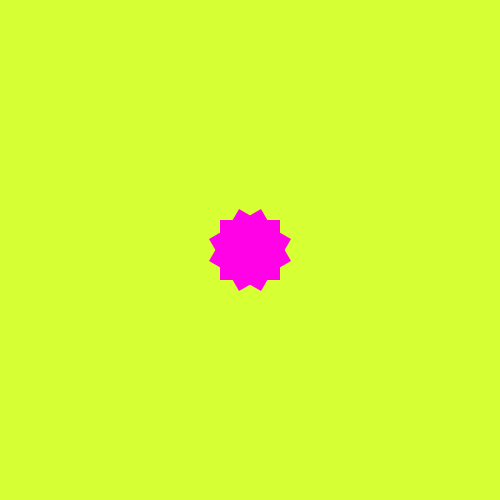
Frame 1 (no input)
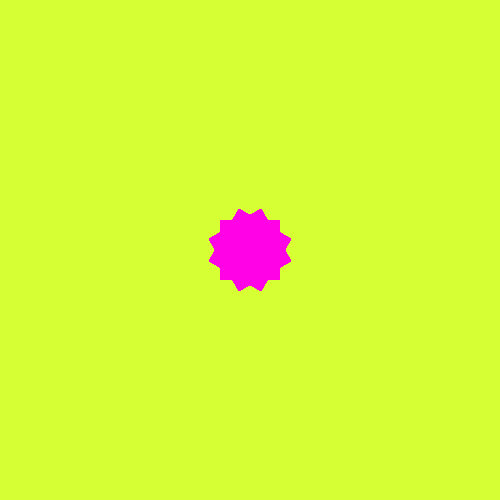
Frame 60 (the mouse pressed at the canvas centre just before this capture)
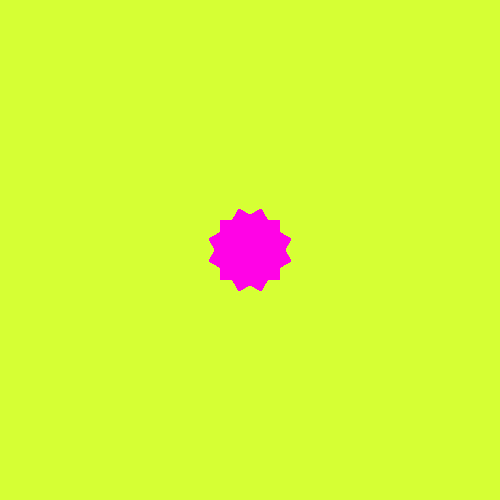
Frame 120 (the mouse held since frame 60 and released just before this capture)

The Processing sketch that drew these frames (run headless with seeded random() and noise(); from frame 60 on, the mouse is pressed at the canvas centre):

// Processing sketch: processing_85056
// ── processing_85056.pde

void setup()
{
size(500,500);
background(214,255,52);
smooth(); 
}

void draw()

{
translate(width/2, height/2);
for (int i=0;i<360;i+=30){
rotate(radians(30)); 
noStroke();
fill(255,3,230);
rect(0,0,30,30);
}

}
